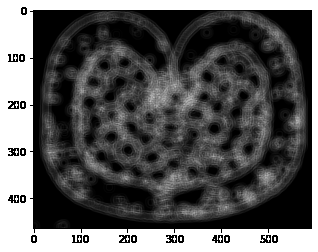
#> input picture Assignment_3/cable_accumulator.png, 318 x 252 px, given in place of blood.png, which was not available
$ jupyter execute --allow-errors Assignment_3.ipynb   (text cells are left out)
#> lines starting #> are read from the running program, lines starting #| are printed output that depends on the picture; pictures that were not available may be replaced by others from this repository, and a replacement may not be noted
[cell 1]
import numpy as np
import cv2
import matplotlib.pyplot as plt
from tkinter.filedialog import askopenfilename
import math
from collections import defaultdict

[cell 2]
img = cv2.imread("blood.png", 0)
#> img is the input picture: shape (252, 318); min 0, max 255, mean 89.8
img1 = cv2.imread("cable.png", 0)
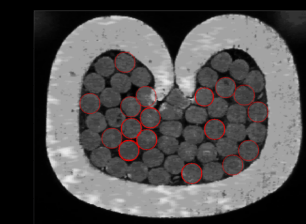
#> input picture Assignment_3/cable_object_detection.png, 306 x 224 px, given in place of cable.png, which was not available
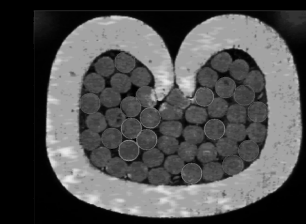
#> img1: shape (224, 306); min 0, max 236, mean 78.1
img2= cv2.imread("cells.png", 0)
img3= cv2.imread("circles.png", 0)

plt.imshow(img, cmap='gray')
plt.show()
plt.imshow(img1, cmap='gray')
plt.show()
plt.imshow(img2, cmap='gray')
plt.show()
#> (the rest of this cell did not finish here and is left out)

[cell 3]
def circular_detection ( image , diameterRange ) :


    radiusRange = [ int ( elem / 2 ) for elem in diameterRange ]
    rangeMin = radiusRange [ 0 ]
    rangeMax =  radiusRange [ 1 ]
    row , column = image.shape

    accumulatorMatrix = np.zeros ( [ 2 * row , 2 * column , rangeMax + 1 ] )
    for r in radiusRange :
        for x in range ( row ) :
            for y in range ( column ) :
                if image [ x ] [ y ] != 0 :
                    for theta in range ( 0 , 360 ) :
                        b = y - r * np.sin ( theta * math.pi / 180 )
                        a = x - r * np.cos ( theta * math.pi / 180 )
                        accumulatorMatrix [ int ( a ) , int ( b ) , int ( r ) ] += 1  # voting

    accumulatorMatrix_ = np.sum ( accumulatorMatrix , axis = 2 )
    accumulatorMatrix_ = ( ( accumulatorMatrix_ - accumulatorMatrix_.min() ) *
                           ( 1.0 / (accumulatorMatrix_.max() - accumulatorMatrix_.min() ) * 255 ) ) # normalization

    accumulatorImage = accumulatorMatrix_ [ : row + 1 , : column + 1 ]
    max_value = np.max ( accumulatorMatrix )
    indices = np.argwhere ( accumulatorMatrix > ( max_value * 0.7 ) )

    return indices, accumulatorImage

[cell 4]
edgeDetected = cv2.Canny ( img , 50 , 150 )
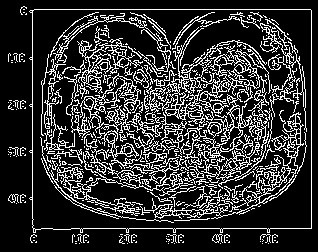
#> edgeDetected: shape (252, 318); 20.3% white in thin lines or dots
indices, accumulatorImage = circular_detection( edgeDetected , [ 15 , 25 ] ) # circles 15-25
for x , y , r in indices :
    cv2.circle ( img , ( y , x ) , r , (0 , 0 , 255) , thickness = 1 , lineType = 8 , shift = 0 )


plt.imshow(img, cmap='gray')
plt.show()
plt.imshow(accumulatorImage.astype ( np.uint8 ), cmap='gray')
plt.show()
